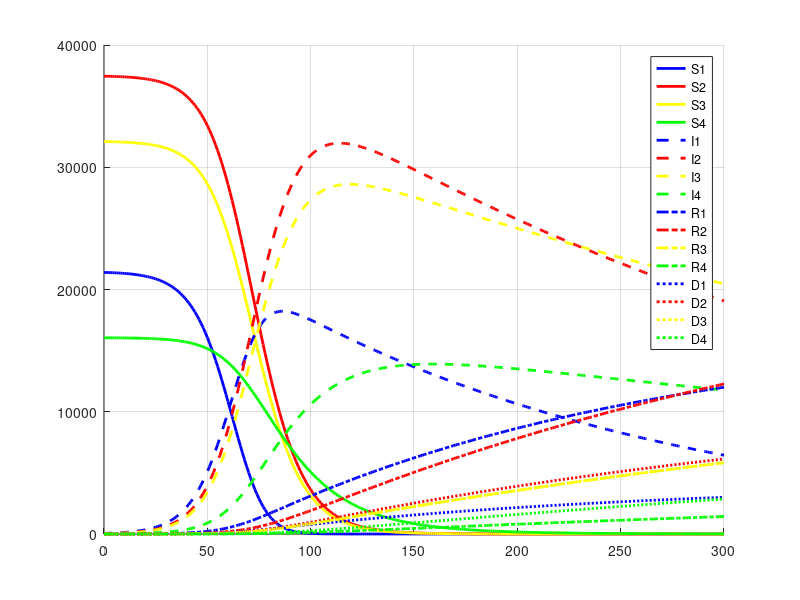

Here is the MATLAB script that generated this plot:
close all; clc; clear;

N = 107000;

S1 = N*0.20; % First group of suseptible poeple
S2 = N*0.35; % Second group
S3 = N*0.30; % Third group
S4 = N*0.15; % Fourth group

I1 = 50; % Infected people in group 1
I2 = 25; % group 2
I3 = 25; % group 3
I4 = 25; % group 4

R1 = 0;
R2 = 0;
R3 = 0;
R4 = 0;

D1 = 0; % Deaths for group 1
D2 = 0; % group 2
D3 = 0; % group 3
D4 = 0; % group 4

X = [S1,S2,S3,S4, I1,I2,I3,I4, R1,R2,R3,R4, D1, D2, D3, D4];

% infection rates
beta1 = 0.0002;
beta2 = 0.00008;
beta3 = 0.00008;
beta4 = 0.00004;
% recovery rates
gamma1 = 0.4;
gamma2 = 0.2;
gamma3 = 0.1;
gamma4 = 0.05;

% death rates
alpha1 = 0.001;
alpha2 = 0.002;
alpha3 = 0.005;
alpha4 = 0.010;

V = 3000; % Vaccines per month

dt = 0.01;
days = 300;
d = 0;
iterations = days/dt;
t = 0;
time = [t];

for i = [1:days]
    x = zeros(1,6);
    n = X(end, :);
%     dS = -beta * n(3) *n(1);
%     dI = beta * n(3) *n(1) - gamma * n(3);
%     dR = gamma * n(3);
    I_sum = n(5) + n(6) + n(7) + n(8);
    dS1 = -beta1 * I_sum * n(1);
    dS2 = -beta2 * I_sum * n(2);
    dS3 = -beta3 * I_sum * n(3);
    dS4 = -beta4 * I_sum * n(4);

    dI1 = beta1 * I_sum * n(1) - gamma1 * n(5);
    dI2 = beta2 * I_sum * n(2) - gamma2 * n(6);
    dI3 = beta3 * I_sum * n(3) - gamma3 * n(7);
    dI4 = beta4 * I_sum * n(4) - gamma4 * n(8);

    dR1 = gamma1 * n(5);
    dR2 = gamma2 * n(6);
    dR3 = gamma3 * n(7);
    dR4 = gamma4 * n(8);

    S1 = n(1) + dS1 * dt;
    S2 = n(2) + dS2 * dt;
    S3 = n(3) + dS3 * dt;
    S4 = n(4) + dS4 * dt;

    I1 = n(5) + dI1 * dt - alpha1*n(5);
    I2 = n(6) + dI2 * dt - alpha1*n(6);
    I3 = n(7) + dI3 * dt - alpha1*n(7);
    I4 = n(8) + dI4 * dt - alpha1*n(8);

    R1 = n(9) + dR1 * dt;
    R2 = n(10) + dR2 * dt;
    R3 = n(11) + dR3 * dt;
    R4 = n(12) + dR4 * dt;

    D1 = D1 + alpha1*n(5);
    D2 = D2 + alpha1*n(6);
    D3 = D3 + alpha1*n(7);
    D4 = D4 + alpha1*n(8);

    x(1) = S1;
    x(2) = S2;
    x(3) = S3;
    x(4) = S4;

    x(5) = I1;
    x(6) = I2;
    x(7) = I3;
    x(8) = I4;

    x(9) = R1;
    x(10) = R2;
    x(11) = R3;
    x(12) = R4;

    x(13) = D1;
    x(14) = D2;
    x(15) = D3;
    x(16) = D4;
    X = [X ; x];

    t = t + dt;
    time = [time i];
end

hold on
plot(time, X(:, 1),'Linewidth',2,'color','blue');
plot(time, X(:, 2),'Linewidth',2,'color','red');
plot(time, X(:, 3),'Linewidth',2,'color','yellow');
plot(time, X(:, 4),'Linewidth',2,'color','green');

plot(time, X(:, 5),'--','Linewidth',2,'color','blue');
plot(time, X(:, 6),'--','Linewidth',2,'color','red');
plot(time, X(:, 7),'--','Linewidth',2,'color','yellow');
plot(time, X(:, 8),'--','Linewidth',2,'color','green');

plot(time, X(:, 9),'-.','Linewidth',2,'color','blue');
plot(time, X(:, 10),'-.','Linewidth',2,'color','red');
plot(time, X(:, 11),'-.','Linewidth',2,'color','yellow');
plot(time, X(:, 12),'-.','Linewidth',2,'color','green');

plot(time, X(:, 13),':','Linewidth',2,'color','blue');
plot(time, X(:, 14),':','Linewidth',2,'color','red');
plot(time, X(:, 15),':','Linewidth',2,'color','yellow');
plot(time, X(:, 16),':','Linewidth',2,'color','green');

legend("S1","S2","S3","S4","I1","I2","I3","I4","R1","R2","R3","R4","D1","D2","D3","D4")
grid on

% plot(time, X(:, 1) + X(:, 3) + X(:, 5),'Linewidth',2);
% yline(N,'Linewidth',2);
% grid on;
% xlabel("Time in days");
% legend("S","I","R", "Sum of S, I and R");
